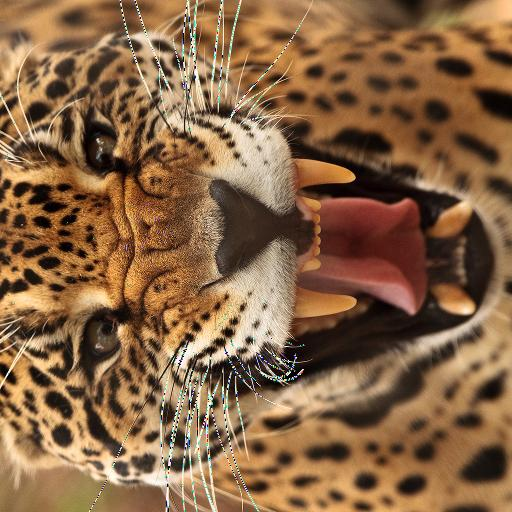
#> input picture resize-rotate/res-0_25-cubic.jpg, 512 x 512 px, given in place of Leopard-1.jpg, which was not available
$ python resize.py
#> lines starting #> are read from the running program, lines starting #| are printed output that depends on the picture; long printed decimals are rounded; pictures that were not available may be replaced by others from this repository, and a replacement may not be noted
import cv2
import numpy as np
from PIL import Image
from scipy.interpolate import interp2d, RegularGridInterpolator, interpn
import time


def resizecv(image, scale, name, interp):
    start_time = time.time()

    new_height, new_width = int(image.shape[0] * scale), int(image.shape[1] * scale)
    if interp == 'nearest':
        new_image = cv2.resize(image, (new_width, new_height), interpolation = cv2.INTER_NEAREST)
    elif interp == 'linear':
        new_image = cv2.resize(image, (new_width, new_height), interpolation = cv2.INTER_LINEAR)
    elif interp == 'cubic':
        new_image = cv2.resize(image, (new_width, new_height), interpolation = cv2.INTER_CUBIC)

    cv2.imwrite(f'resize-rotate/{name}-{interp}.jpg', new_image)

    stop_time = time.time()
    elapsed_time = stop_time - start_time

    return new_image, elapsed_time


def resize(image, scale, name, interp: str):
    start_time = time.time()

    original_height, original_width = image.shape[:2]

    new_height, new_width = int(original_height * scale), int(original_width * scale)

    x_coords = np.linspace(0, original_width - 1, new_width)
    y_coords = np.linspace(0, original_height - 1, new_height)
    xv, yv = np.meshgrid(x_coords, y_coords)

    new_image = interpn((np.arange(original_width), np.arange(original_height)), image, (xv, yv), method=interp)

    resizedImg = Image.fromarray(new_image.astype(np.uint8))
    resizedImg.save(f'resize-rotate/{name}-{interp}.jpg')

    stop_time = time.time()
    elapsed_time = stop_time - start_time

    return new_image, elapsed_time


def main():
    image = np.array(Image.open('Leopard-1.jpg'))
#> image is the input picture: shape (512, 512, 3); mean R, G, B 135.9, 100.8, 69.2
    interp_methods = ['nearest', 'linear', 'cubic']

    for method in interp_methods:
        resized, elapsed_time = resizecv(image, 0.5, 'res-0_5', method)
        a, elapsed_time_2 = resizecv(resized, 2, 'res-1', method)
        mse = (np.square(image - a)).mean(axis=None)
        print(f'{method}, time for downscaling and upscaling: {elapsed_time + elapsed_time_2} seconds, MSE = {mse}')
#> this loop made 3 passes
#> (elapsed_time_2, mse) on passes 1 to 3: (0.0239, 40.64), (0.035, 35.42), (0.00198, 32.11)
#| nearest, time for downscaling and upscaling: 0.03663 seconds, MSE = 40.644
#| linear, time for downscaling and upscaling: 0.0459 seconds, MSE = 35.422
#| cubic, time for downscaling and upscaling: 0.01549 seconds, MSE = 32.108
#> pass 1, in resizecv, `new_image = cv2.resize(image, (new_width, new_height), interpolation =..`:
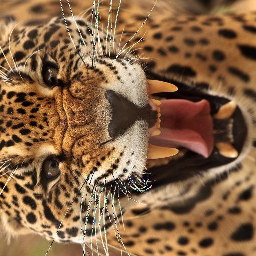
#> new_image: shape (256, 256, 3); mean R, G, B 136, 100.8, 69.3
#> pass 1, in resizecv (call 2), `new_image = cv2.resize(image, (new_width, new_height), interpolation =..`:
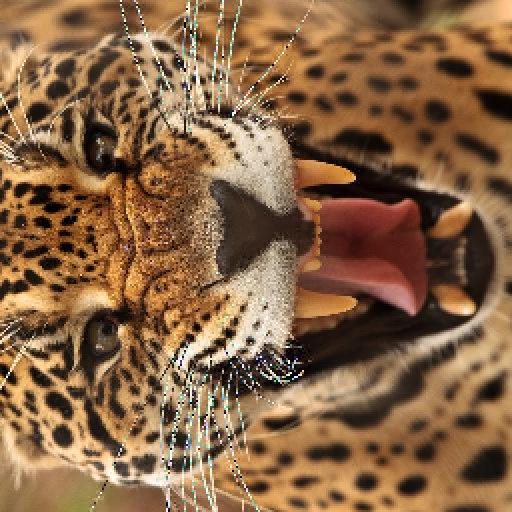
#> new_image: shape (512, 512, 3); mean R, G, B 136, 100.8, 69.3
#> pass 2, in resizecv (call 3), `new_image = cv2.resize(image, (new_width, new_height), interpolation =..`:
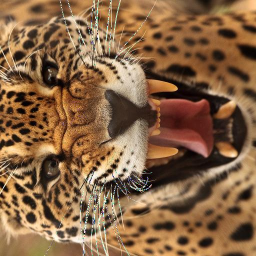
#> new_image: shape (256, 256, 3); mean R, G, B 136, 101, 69.3
#> pass 2, in resizecv (call 4), `new_image = cv2.resize(image, (new_width, new_height), interpolation =..`:
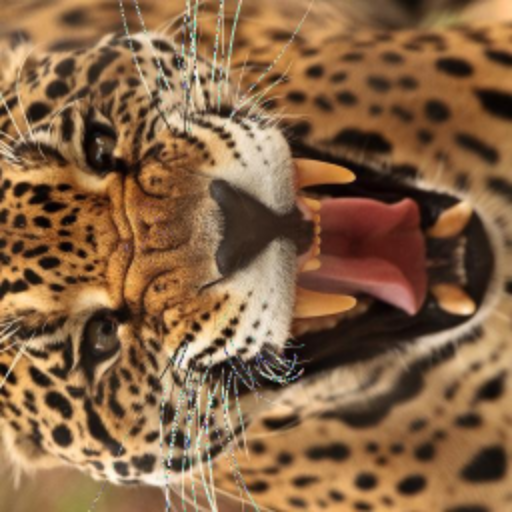
#> new_image: shape (512, 512, 3); mean R, G, B 136, 100.9, 69.2


if __name__ == '__main__':
    main()

$ run again, on resize-rotate/res-0_5-linear.jpg
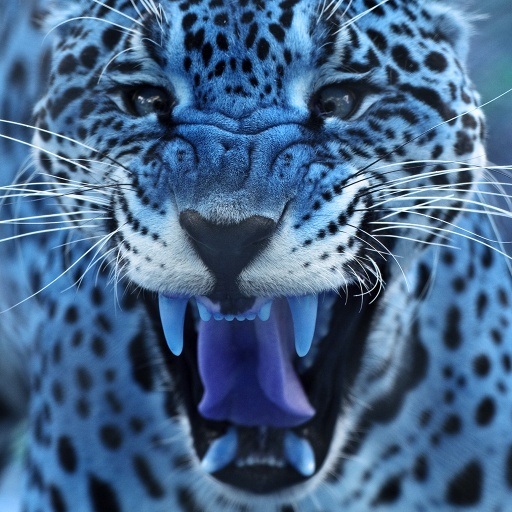
#> input picture resize-rotate/res-0_5-linear.jpg, 512 x 512 px, given in place of Leopard-1.jpg, which was not available
#> in main, image is the input picture: shape (512, 512, 3); mean R, G, B 69.9, 101.9, 137.5
#> the loop in main, `for method in interp_methods:` made 3 passes
#> (elapsed_time_2, mse) on passes 1 to 3: (0.0237, 39.22), (0.0345, 32.11), (0.00195, 28.24)
#> (printed output is left out)
#> pass 1, in resizecv (call 2), `new_image = cv2.resize(image, (new_width, new_height), interpolation =..`:
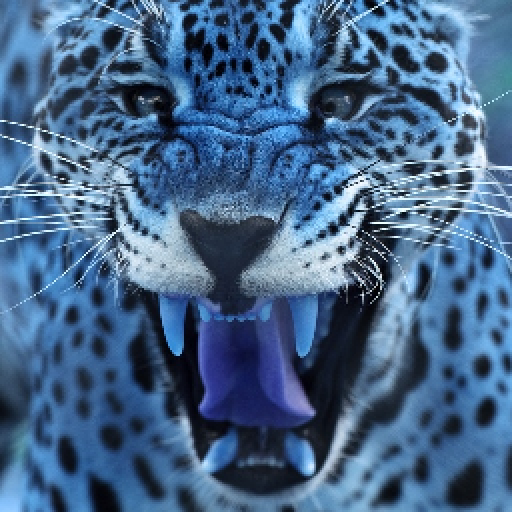
#> new_image: shape (512, 512, 3); mean R, G, B 70, 101.8, 137.6
#> pass 2, in resizecv (call 4), `new_image = cv2.resize(image, (new_width, new_height), interpolation =..`:
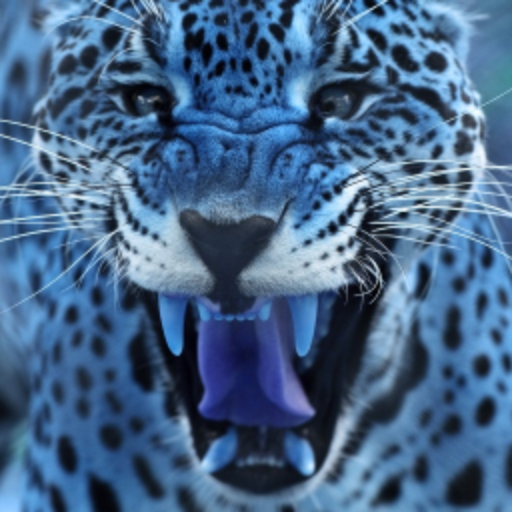
#> new_image: shape (512, 512, 3); mean R, G, B 70, 101.9, 137.6
